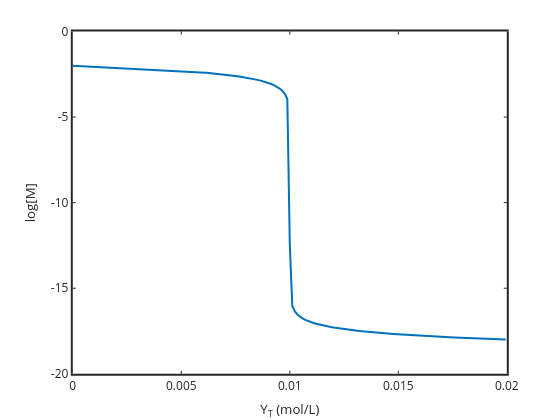

The code cell stored with this chart in its notebook:
### Code cell
plot(YT,log10(M),'linewidth',2,'linewidth',2)
set(gca,'linewidth',2,'fontsize',12)
xlabel('Y_T (mol/L)'); ylabel('log[M]')

### Figure 1 — Plotly figure (JSON) as saved in the notebook; plotly's stock layout.template omitted (floating-point values rounded to 4 significant figures)
{"data": [{"line": {"color": "rgb(0,113,188)", "dash": "solid", "width": 2}, "marker": {"color": "rgb(0,113,188)", "line": {"color": "rgb(0,113,188)"}, "size": 6, "symbol": "none"}, "mode": "lines", "name": "", "showlegend": false, "type": "scatter", "visibility": true, "x": [0, 0.005012, 0.00507, 0.005129, 0.005188, 0.005248, 0.005309, 0.00537, 0.005433, 0.005495, 0.005559, 0.005623, 0.005689, 0.005754, 0.005821, 0.005888, 0.005957, 0.006026, 0.006095, 0.006166, 0.006237, 0.00631, 0.006383, 0.006457, 0.006531, 0.006607, 0.006683, 0.006761, 0.006839, 0.006918, 0.006998, 0.007079, 0.007161, 0.007244, 0.007328, 0.007413, 0.007499, 0.007586, 0.007674, 0.007762, 0.007852, 0.007943, 0.008035, 0.008128, 0.008222, 0.008318, 0.008414, 0.008511, 0.00861, 0.00871, 0.00881, 0.008913, 0.009016, 0.00912, 0.009226, 0.009333, 0.009441, 0.00955, 0.009661, 0.009772, 0.009886, 0.01, 0.01012, 0.01023, 0.01035, 0.01047, 0.01059, 0.01072, 0.01084, 0.01096, 0.01109, 0.01122, 0.01135, 0.01148, 0.01161, 0.01175, 0.01189, 0.01202, 0.01216, 0.0123, 0.01245, 0.01259, 0.01274, 0.01288, 0.01303, 0.01318, 0.01334, 0.01349, 0.01365, 0.0138, 0.01396, 0.01413, 0.01429, 0.01445, 0.01462, 0.01479, 0.01496, 0.01514, 0.01531, 0.01549, 0.01567, 0.01585, 0.01603, 0.01622, 0.01641, 0.0166, 0.01679, 0.01698, 0.01718, 0.01738, 0.01758, 0.01778, 0.01799, 0.0182, 0.01841, 0.01862, 0.01884, 0.01905, 0.01928, 0.0195, 0.01972, 0.01995], "xaxis": "x", "y": [-2.0, -2.302, -2.307, -2.312, -2.318, -2.323, -2.329, -2.334, -2.34, -2.346, -2.353, -2.359, -2.365, -2.372, -2.379, -2.386, -2.393, -2.401, -2.408, -2.416, -2.425, -2.433, -2.442, -2.451, -2.46, -2.469, -2.479, -2.49, -2.5, -2.511, -2.523, -2.535, -2.547, -2.56, -2.573, -2.587, -2.602, -2.617, -2.633, -2.65, -2.668, -2.687, -2.707, -2.728, -2.75, -2.774, -2.8, -2.827, -2.857, -2.889, -2.925, -2.964, -3.007, -3.056, -3.111, -3.176, -3.252, -3.347, -3.469, -3.643, -3.942, -12.43, -16.06, -16.36, -16.54, -16.67, -16.77, -16.85, -16.92, -16.98, -17.03, -17.08, -17.12, -17.16, -17.2, -17.24, -17.27, -17.3, -17.33, -17.35, -17.38, -17.41, -17.43, -17.45, -17.47, -17.5, -17.52, -17.54, -17.55, -17.57, -17.59, -17.61, -17.62, -17.64, -17.66, -17.67, -17.69, -17.7, -17.72, -17.73, -17.75, -17.76, -17.77, -17.79, -17.8, -17.81, -17.82, -17.84, -17.85, -17.86, -17.87, -17.88, -17.89, -17.91, -17.92, -17.93, -17.94, -17.95, -17.96, -17.97, -17.98, -17.99], "yaxis": "y"}], "layout": {"height": 420, "hovermode": "closest", "margin": {"b": 0, "l": 0, "r": 0, "t": 0}, "plot_bgcolor": "rgba(0,0,0,0)", "showlegend": false, "width": 560, "xaxis": {"anchor": "y", "autorange": false, "domain": [0.13, 0.905], "exponentformat": "none", "gridcolor": "rgba(38,38,38,0.15)", "gridwidth": 2, "linecolor": "rgb(38,38,38)", "linewidth": 2, "mirror": "ticks", "range": [0, 0.02], "showgrid": false, "showline": true, "side": "bottom", "spikedash": "solid", "spikemode": "across", "spikesides": false, "spikethickness": 1, "tickangle": 0, "tickcolor": "rgb(38,38,38)", "tickfont": {"color": "rgb(38,38,38)", "size": 12}, "ticklen": 3, "ticks": "inside", "ticktext": ["0", "0.005", "0.01", "0.015", "0.02"], "tickvals": [0, 0.005, 0.01, 0.015, 0.02], "title": {"font": {"color": "rgb(38,38,38)", "size": 13.2}, "text": "Y<sub>T</sub> (mol/L)"}, "type": "linear", "visible": true, "zeroline": false}, "yaxis": {"anchor": "x", "autorange": false, "domain": [0.11, 0.925], "exponentformat": "none", "gridcolor": "rgba(38,38,38,0.15)", "gridwidth": 2, "linecolor": "rgb(38,38,38)", "linewidth": 2, "mirror": "ticks", "range": [-20, 0], "showgrid": false, "showline": true, "side": "left", "spikedash": "solid", "spikemode": "across", "spikesides": false, "spikethickness": 1, "tickangle": 0, "tickcolor": "rgb(38,38,38)", "tickfont": {"color": "rgb(38,38,38)", "size": 12}, "ticklen": 3, "ticks": "inside", "ticktext": ["-20", "-15", "-10", "-5", "0"], "tickvals": [-20, -15, -10, -5, 0], "title": {"font": {"color": "rgb(38,38,38)", "size": 13.2}, "text": "log[M]"}, "type": "linear", "visible": true, "zeroline": false}}}
